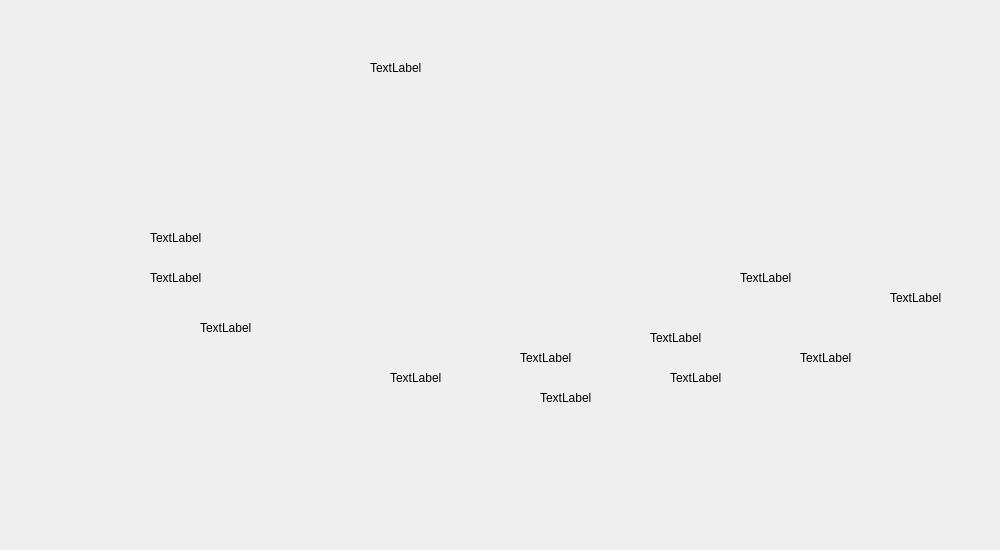
<?xml version="1.0" encoding="UTF-8"?>
<ui version="4.0">
 <class>LobbyView</class>
 <widget class="QWidget" name="LobbyView">
  <property name="geometry">
   <rect>
    <x>0</x>
    <y>0</y>
    <width>1000</width>
    <height>550</height>
   </rect>
  </property>
  <property name="windowTitle">
   <string>Form</string>
  </property>
  <widget class="QLabel" name="label">
   <property name="geometry">
    <rect>
     <x>390</x>
     <y>370</y>
     <width>64</width>
     <height>15</height>
    </rect>
   </property>
   <property name="text">
    <string>TextLabel</string>
   </property>
  </widget>
  <widget class="QLabel" name="label_2">
   <property name="geometry">
    <rect>
     <x>540</x>
     <y>390</y>
     <width>64</width>
     <height>15</height>
    </rect>
   </property>
   <property name="text">
    <string>TextLabel</string>
   </property>
  </widget>
  <widget class="QLabel" name="label_3">
   <property name="geometry">
    <rect>
     <x>520</x>
     <y>350</y>
     <width>64</width>
     <height>15</height>
    </rect>
   </property>
   <property name="text">
    <string>TextLabel</string>
   </property>
  </widget>
  <widget class="QLabel" name="label_4">
   <property name="geometry">
    <rect>
     <x>670</x>
     <y>370</y>
     <width>64</width>
     <height>15</height>
    </rect>
   </property>
   <property name="text">
    <string>TextLabel</string>
   </property>
  </widget>
  <widget class="QLabel" name="label_5">
   <property name="geometry">
    <rect>
     <x>650</x>
     <y>330</y>
     <width>64</width>
     <height>15</height>
    </rect>
   </property>
   <property name="text">
    <string>TextLabel</string>
   </property>
  </widget>
  <widget class="QLabel" name="label_6">
   <property name="geometry">
    <rect>
     <x>800</x>
     <y>350</y>
     <width>64</width>
     <height>15</height>
    </rect>
   </property>
   <property name="text">
    <string>TextLabel</string>
   </property>
  </widget>
  <widget class="QLabel" name="label_7">
   <property name="geometry">
    <rect>
     <x>740</x>
     <y>270</y>
     <width>64</width>
     <height>15</height>
    </rect>
   </property>
   <property name="text">
    <string>TextLabel</string>
   </property>
  </widget>
  <widget class="QLabel" name="label_8">
   <property name="geometry">
    <rect>
     <x>890</x>
     <y>290</y>
     <width>64</width>
     <height>15</height>
    </rect>
   </property>
   <property name="text">
    <string>TextLabel</string>
   </property>
  </widget>
  <widget class="QLabel" name="label_9">
   <property name="geometry">
    <rect>
     <x>370</x>
     <y>60</y>
     <width>64</width>
     <height>15</height>
    </rect>
   </property>
   <property name="text">
    <string>TextLabel</string>
   </property>
  </widget>
  <widget class="QLabel" name="label_10">
   <property name="geometry">
    <rect>
     <x>150</x>
     <y>230</y>
     <width>64</width>
     <height>15</height>
    </rect>
   </property>
   <property name="text">
    <string>TextLabel</string>
   </property>
  </widget>
  <widget class="QLabel" name="label_11">
   <property name="geometry">
    <rect>
     <x>150</x>
     <y>270</y>
     <width>64</width>
     <height>15</height>
    </rect>
   </property>
   <property name="text">
    <string>TextLabel</string>
   </property>
  </widget>
  <widget class="QLabel" name="label_12">
   <property name="geometry">
    <rect>
     <x>200</x>
     <y>320</y>
     <width>64</width>
     <height>15</height>
    </rect>
   </property>
   <property name="text">
    <string>TextLabel</string>
   </property>
  </widget>
 </widget>
 <resources/>
 <connections/>
</ui>
